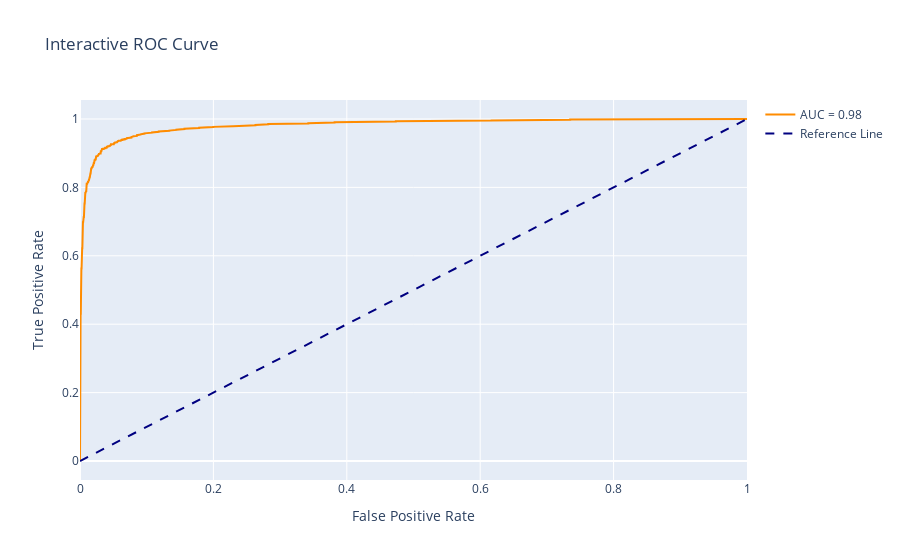

The notebook cell this image was saved under:
### Code cell
y_pred_proba = log_regr.predict_proba(X_test_BOW)[:,1]
fpr, tpr, _ = metrics.roc_curve(y_test,  y_pred_proba)
auc = metrics.roc_auc_score(y_test, y_pred_proba)

trace = go.Scatter(x=fpr, y=tpr, mode='lines', name='AUC = %0.2f' % auc,
                   line=dict(color='darkorange', width=2))
reference_line = go.Scatter(x=[0,1], y=[0,1], mode='lines', name='Reference Line',
                            line=dict(color='navy', width=2, dash='dash'))
fig = go.Figure(data=[trace, reference_line])
fig.update_layout(title='Interactive ROC Curve',
                  xaxis_title='False Positive Rate',
                  yaxis_title='True Positive Rate')
fig.show()

### Figure 1 — Plotly figure (JSON) as saved in the notebook; plotly's stock layout.template omitted (floating-point values rounded to 4 significant figures; data arrays with more than 128 entries replaced by an {"elided": "..."} marker saying what was removed)
{"data": [{"line": {"color": "darkorange", "width": 2}, "mode": "lines", "name": "AUC = 0.98", "type": "scatter", "x": {"elided": "461 float values"}, "y": {"elided": "461 float values"}}, {"line": {"color": "navy", "dash": "dash", "width": 2}, "mode": "lines", "name": "Reference Line", "type": "scatter", "x": [0, 1], "y": [0, 1]}], "layout": {"title": {"text": "Interactive ROC Curve"}, "xaxis": {"title": {"text": "False Positive Rate"}}, "yaxis": {"title": {"text": "True Positive Rate"}}}}
